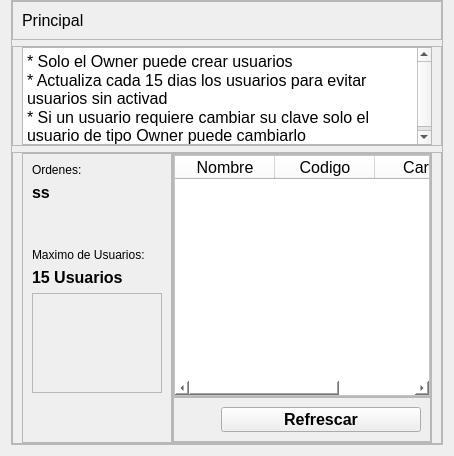
             <widget class="QWidget" name="pageA_Inicio">
              <layout class="QHBoxLayout" name="horizontalLayout_5">
               <property name="topMargin">
                <number>0</number>
               </property>
               <item>
                <widget class="QFrame" name="cuerpo">
                 <property name="minimumSize">
                  <size>
                   <width>0</width>
                   <height>0</height>
                  </size>
                 </property>
                 <property name="maximumSize">
                  <size>
                   <width>700</width>
                   <height>16777215</height>
                  </size>
                 </property>
                 <property name="styleSheet">
                  <string notr="true"/>
                 </property>
                 <property name="frameShape">
                  <enum>QFrame::StyledPanel</enum>
                 </property>
                 <property name="frameShadow">
                  <enum>QFrame::Raised</enum>
                 </property>
                 <layout class="QVBoxLayout" name="verticalLayout_3">
                  <property name="spacing">
                   <number>6</number>
                  </property>
                  <property name="leftMargin">
                   <number>0</number>
                  </property>
                  <property name="topMargin">
                   <number>0</number>
                  </property>
                  <property name="rightMargin">
                   <number>0</number>
                  </property>
                  <property name="bottomMargin">
                   <number>0</number>
                  </property>
                  <item>
                   <widget class="QFrame" name="Atitulo">
                    <property name="maximumSize">
                     <size>
                      <width>16777215</width>
                      <height>40</height>
                     </size>
                    </property>
                    <property name="frameShape">
                     <enum>QFrame::StyledPanel</enum>
                    </property>
                    <property name="frameShadow">
                     <enum>QFrame::Raised</enum>
                    </property>
                    <layout class="QVBoxLayout" name="verticalLayout_4">
                     <item>
                      <widget class="QLabel" name="label_2">
                       <property name="font">
                        <font>
                         <pointsize>12</pointsize>
                        </font>
                       </property>
                       <property name="text">
                        <string>Principal</string>
                       </property>
                      </widget>
                     </item>
                    </layout>
                   </widget>
                  </item>
                  <item>
                   <widget class="QFrame" name="Btexto">
                    <property name="minimumSize">
                     <size>
                      <width>0</width>
                      <height>100</height>
                     </size>
                    </property>
                    <property name="maximumSize">
                     <size>
                      <width>16777215</width>
                      <height>100</height>
                     </size>
                    </property>
                    <property name="frameShape">
                     <enum>QFrame::StyledPanel</enum>
                    </property>
                    <property name="frameShadow">
                     <enum>QFrame::Raised</enum>
                    </property>
                    <layout class="QVBoxLayout" name="verticalLayout_5">
                     <property name="topMargin">
                      <number>0</number>
                     </property>
                     <property name="bottomMargin">
                      <number>0</number>
                     </property>
                     <item>
                      <widget class="QTextBrowser" name="textBrowser">
                       <property name="html">
                        <string>&lt;!DOCTYPE HTML PUBLIC &quot;-//W3C//DTD HTML 4.0//EN&quot; &quot;http://www.w3.org/TR/REC-html40/strict.dtd&quot;&gt;
&lt;html&gt;&lt;head&gt;&lt;meta name=&quot;qrichtext&quot; content=&quot;1&quot; /&gt;&lt;style type=&quot;text/css&quot;&gt;
p, li { white-space: pre-wrap; }
&lt;/style&gt;&lt;/head&gt;&lt;body style=&quot; font-family:'MS Shell Dlg 2'; font-size:8.25pt; font-weight:400; font-style:normal;&quot;&gt;
&lt;p style=&quot; margin-top:0px; margin-bottom:0px; margin-left:0px; margin-right:0px; -qt-block-indent:0; text-indent:0px;&quot;&gt;&lt;span style=&quot; font-size:12pt;&quot;&gt;* Solo el Owner puede crear usuarios&lt;/span&gt;&lt;/p&gt;
&lt;p style=&quot; margin-top:0px; margin-bottom:0px; margin-left:0px; margin-right:0px; -qt-block-indent:0; text-indent:0px;&quot;&gt;&lt;span style=&quot; font-size:12pt;&quot;&gt;* Actualiza cada 15 dias los usuarios para evitar usuarios sin activad&lt;/span&gt;&lt;/p&gt;
&lt;p style=&quot; margin-top:0px; margin-bottom:0px; margin-left:0px; margin-right:0px; -qt-block-indent:0; text-indent:0px;&quot;&gt;&lt;span style=&quot; font-size:12pt;&quot;&gt;* Si un usuario requiere cambiar su clave solo el usuario de tipo Owner puede cambiarlo&lt;/span&gt;&lt;/p&gt;&lt;/body&gt;&lt;/html&gt;</string>
                       </property>
                      </widget>
                     </item>
                    </layout>
                   </widget>
                  </item>
                  <item>
                   <widget class="QFrame" name="Cbody">
                    <property name="frameShape">
                     <enum>QFrame::StyledPanel</enum>
                    </property>
                    <property name="frameShadow">
                     <enum>QFrame::Raised</enum>
                    </property>
                    <layout class="QHBoxLayout" name="horizontalLayout_6">
                     <property name="spacing">
                      <number>0</number>
                     </property>
                     <property name="topMargin">
                      <number>0</number>
                     </property>
                     <property name="bottomMargin">
                      <number>0</number>
                     </property>
                     <item>
                      <widget class="QFrame" name="frame_8">
                       <property name="minimumSize">
                        <size>
                         <width>150</width>
                         <height>0</height>
                        </size>
                       </property>
                       <property name="maximumSize">
                        <size>
                         <width>150</width>
                         <height>16777215</height>
                        </size>
                       </property>
                       <property name="frameShape">
                        <enum>QFrame::StyledPanel</enum>
                       </property>
                       <property name="frameShadow">
                        <enum>QFrame::Raised</enum>
                       </property>
                       <layout class="QVBoxLayout" name="verticalLayout_7">
                        <item>
                         <widget class="QLabel" name="label_3">
                          <property name="font">
                           <font>
                            <pointsize>9</pointsize>
                           </font>
                          </property>
                          <property name="text">
                           <string>Ordenes:</string>
                          </property>
                         </widget>
                        </item>
                        <item>
                         <widget class="QLabel" name="txtTotal_item">
                          <property name="font">
                           <font>
                            <pointsize>12</pointsize>
                            <weight>75</weight>
                            <bold>true</bold>
                           </font>
                          </property>
                          <property name="text">
                           <string>ss</string>
                          </property>
                         </widget>
                        </item>
                        <item>
                         <spacer name="verticalSpacer_3">
                          <property name="orientation">
                           <enum>Qt::Vertical</enum>
                          </property>
                          <property name="sizeHint" stdset="0">
                           <size>
                            <width>20</width>
                            <height>40</height>
                           </size>
                          </property>
                         </spacer>
                        </item>
                        <item>
                         <widget class="QLabel" name="label_5">
                          <property name="font">
                           <font>
                            <pointsize>9</pointsize>
                           </font>
                          </property>
                          <property name="text">
                           <string>Maximo de Usuarios:</string>
                          </property>
                         </widget>
                        </item>
                        <item>
                         <widget class="QLabel" name="txtMaximo_item">
                          <property name="font">
                           <font>
                            <pointsize>12</pointsize>
                            <weight>75</weight>
                            <bold>true</bold>
                           </font>
                          </property>
                          <property name="text">
                           <string>15 Usuarios</string>
                          </property>
                         </widget>
                        </item>
                        <item>
                         <widget class="QFrame" name="frame_11">
                          <property name="minimumSize">
                           <size>
                            <width>0</width>
                            <height>100</height>
                           </size>
                          </property>
                          <property name="frameShape">
                           <enum>QFrame::StyledPanel</enum>
                          </property>
                          <property name="frameShadow">
                           <enum>QFrame::Raised</enum>
                          </property>
                         </widget>
                        </item>
                        <item>
                         <spacer name="verticalSpacer_2">
                          <property name="orientation">
                           <enum>Qt::Vertical</enum>
                          </property>
                          <property name="sizeHint" stdset="0">
                           <size>
                            <width>20</width>
                            <height>40</height>
                           </size>
                          </property>
                         </spacer>
                        </item>
                       </layout>
                      </widget>
                     </item>
                     <item>
                      <widget class="QFrame" name="frame_7">
                       <property name="frameShape">
                        <enum>QFrame::StyledPanel</enum>
                       </property>
                       <property name="frameShadow">
                        <enum>QFrame::Raised</enum>
                       </property>
                       <layout class="QVBoxLayout" name="verticalLayout_6">
                        <property name="spacing">
                         <number>0</number>
                        </property>
                        <property name="leftMargin">
                         <number>0</number>
                        </property>
                        <property name="topMargin">
                         <number>0</number>
                        </property>
                        <property name="rightMargin">
                         <number>0</number>
                        </property>
                        <property name="bottomMargin">
                         <number>0</number>
                        </property>
                        <item>
                         <widget class="QFrame" name="frame_9">
                          <property name="frameShape">
                           <enum>QFrame::StyledPanel</enum>
                          </property>
                          <property name="frameShadow">
                           <enum>QFrame::Raised</enum>
                          </property>
                          <layout class="QHBoxLayout" name="horizontalLayout_7">
                           <property name="spacing">
                            <number>0</number>
                           </property>
                           <property name="leftMargin">
                            <number>0</number>
                           </property>
                           <property name="topMargin">
                            <number>0</number>
                           </property>
                           <property name="rightMargin">
                            <number>0</number>
                           </property>
                           <property name="bottomMargin">
                            <number>0</number>
                           </property>
                           <item>
                            <widget class="QTableWidget" name="tblUsuario">
                             <property name="font">
                              <font>
                               <pointsize>12</pointsize>
                              </font>
                             </property>
                             <property name="styleSheet">
                              <string notr="true">background-color: rgb(255, 255, 255);</string>
                             </property>
                             <column>
                              <property name="text">
                               <string>Nombre</string>
                              </property>
                             </column>
                             <column>
                              <property name="text">
                               <string>Codigo</string>
                              </property>
                             </column>
                             <column>
                              <property name="text">
                               <string>Cargo</string>
                              </property>
                             </column>
                            </widget>
                           </item>
                          </layout>
                         </widget>
                        </item>
                        <item>
                         <widget class="QFrame" name="frame_10">
                          <property name="minimumSize">
                           <size>
                            <width>0</width>
                            <height>45</height>
                           </size>
                          </property>
                          <property name="maximumSize">
                           <size>
                            <width>16777215</width>
                            <height>45</height>
                           </size>
                          </property>
                          <property name="frameShape">
                           <enum>QFrame::StyledPanel</enum>
                          </property>
                          <property name="frameShadow">
                           <enum>QFrame::Raised</enum>
                          </property>
                          <layout class="QHBoxLayout" name="horizontalLayout_8">
                           <item>
                            <spacer name="horizontalSpacer">
                             <property name="orientation">
                              <enum>Qt::Horizontal</enum>
                             </property>
                             <property name="sizeHint" stdset="0">
                              <size>
                               <width>9</width>
                               <height>20</height>
                              </size>
                             </property>
                            </spacer>
                           </item>
                           <item>
                            <widget class="QPushButton" name="btnRefrescar">
                             <property name="minimumSize">
                              <size>
                               <width>200</width>
                               <height>25</height>
                              </size>
                             </property>
                             <property name="maximumSize">
                              <size>
                               <width>200</width>
                               <height>25</height>
                              </size>
                             </property>
                             <property name="font">
                              <font>
                               <pointsize>12</pointsize>
                               <weight>75</weight>
                               <bold>true</bold>
                              </font>
                             </property>
                             <property name="text">
                              <string>Refrescar</string>
                             </property>
                            </widget>
                           </item>
                          </layout>
                         </widget>
                        </item>
                       </layout>
                      </widget>
                     </item>
                    </layout>
                   </widget>
                  </item>
                 </layout>
                </widget>
               </item>
              </layout>
             </widget>
